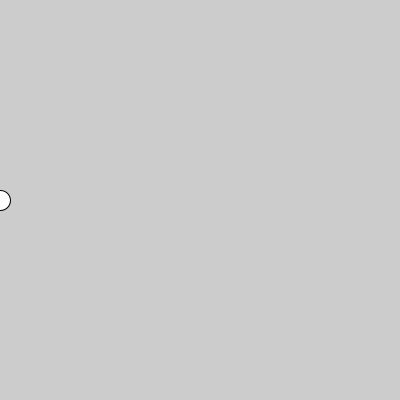
Frame 1 (no input)
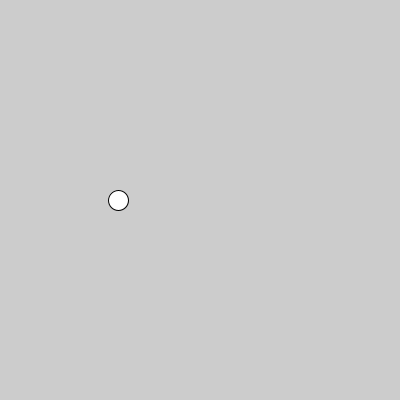
Frame 60 (the mouse pressed at the canvas centre just before this capture)
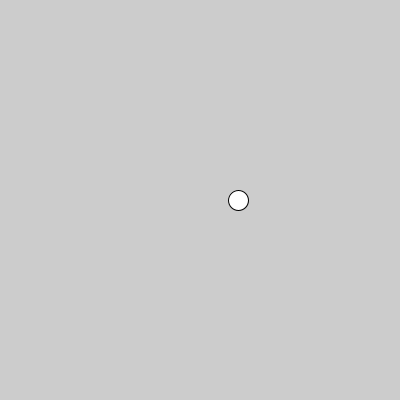
Frame 120 (the mouse held since frame 60 and released just before this capture)

The Processing sketch that drew these frames (run headless with seeded random() and noise(); from frame 60 on, the mouse is pressed at the canvas centre):

// Processing sketch: BouncingCircle
// ── BouncingCircle.pde
int x;
int speed;

void setup()
{
  size(400, 400);
  //starts at the left
  x = 0;
  speed = 2;  //moves to the right by 2 to start
}

void draw()
{
  background(204);
  
  //draw the circle
  circle(x, height/2, 20);
  
  //move to the right
  x+=speed;
  
  //wrap around the screen when we get to the right edge
  if(x >= width || x < 0)
  {
    speed = speed * -1;  //flip the sign
  }
  
}
